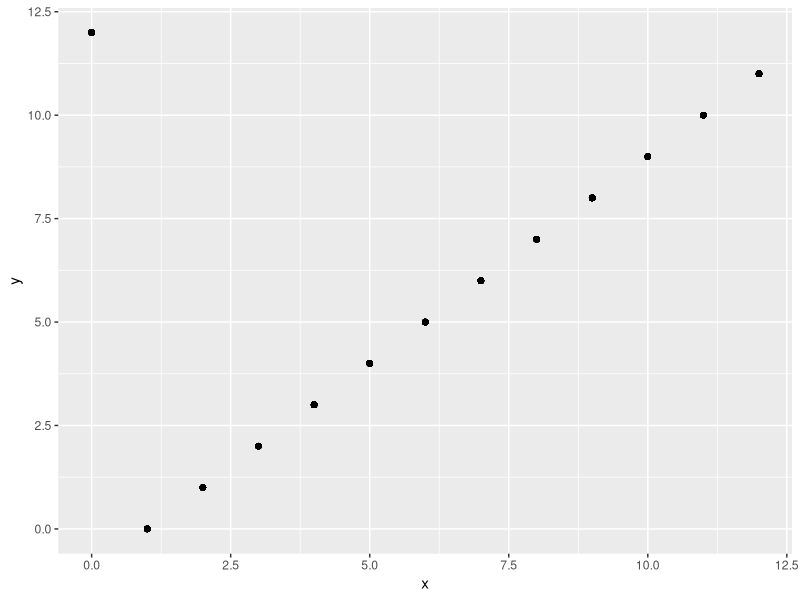
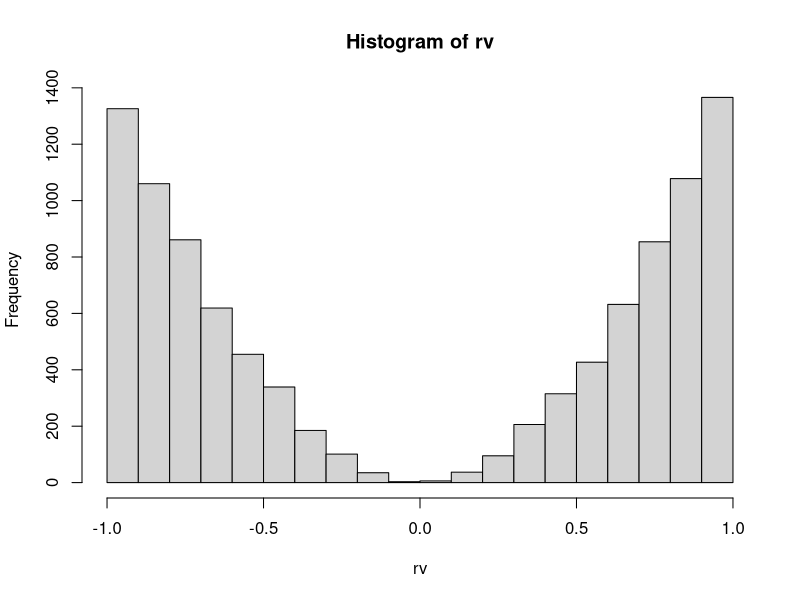
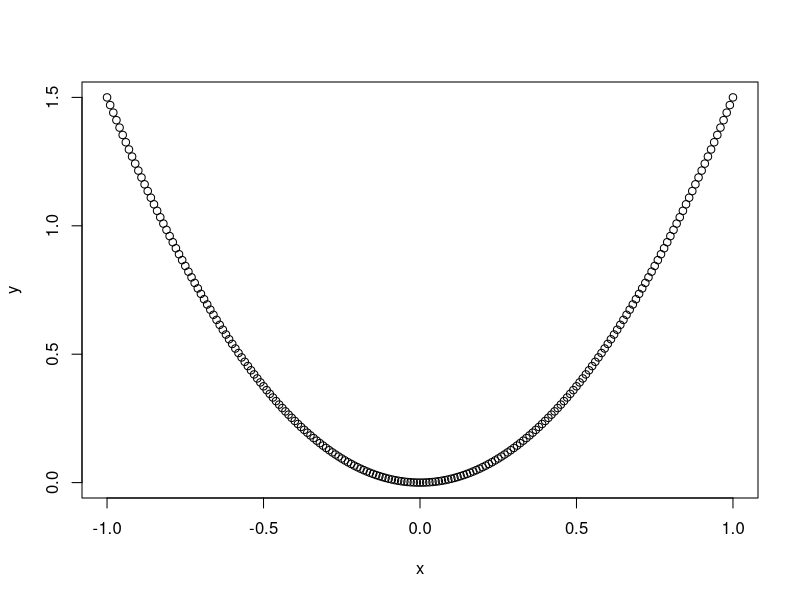
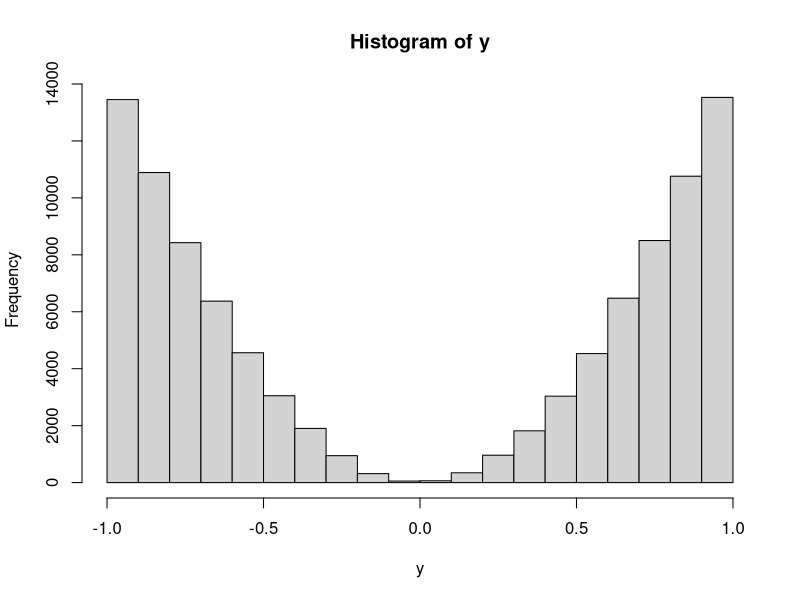
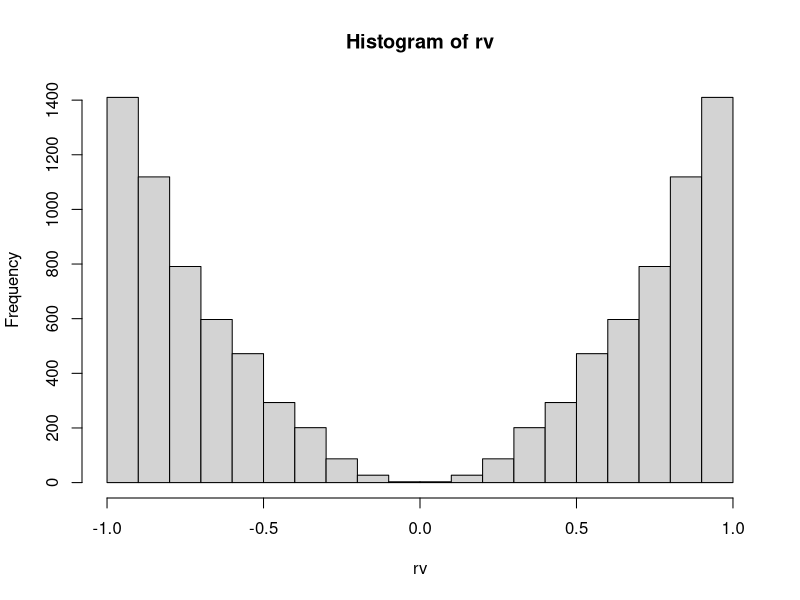
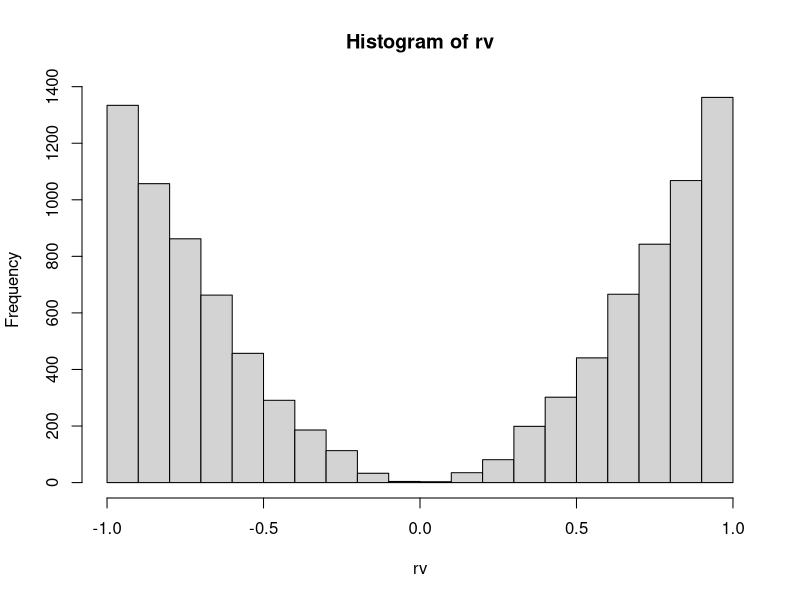
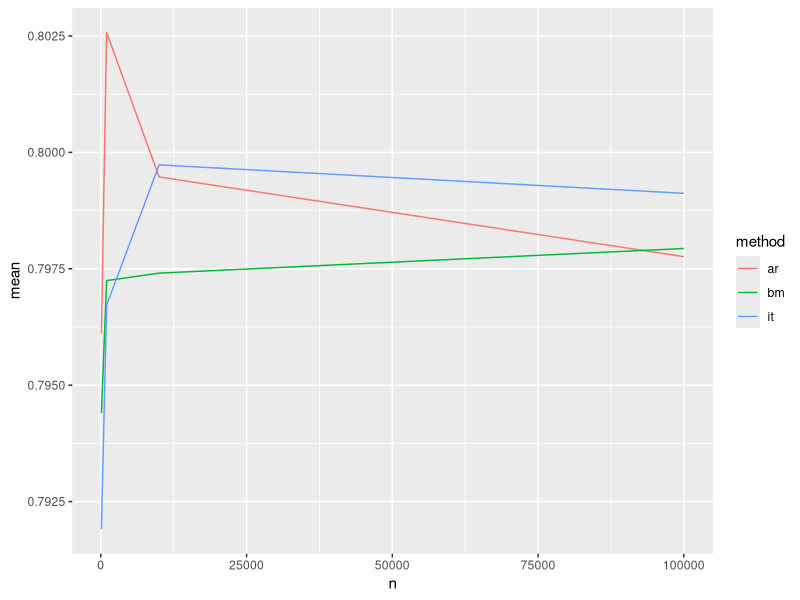
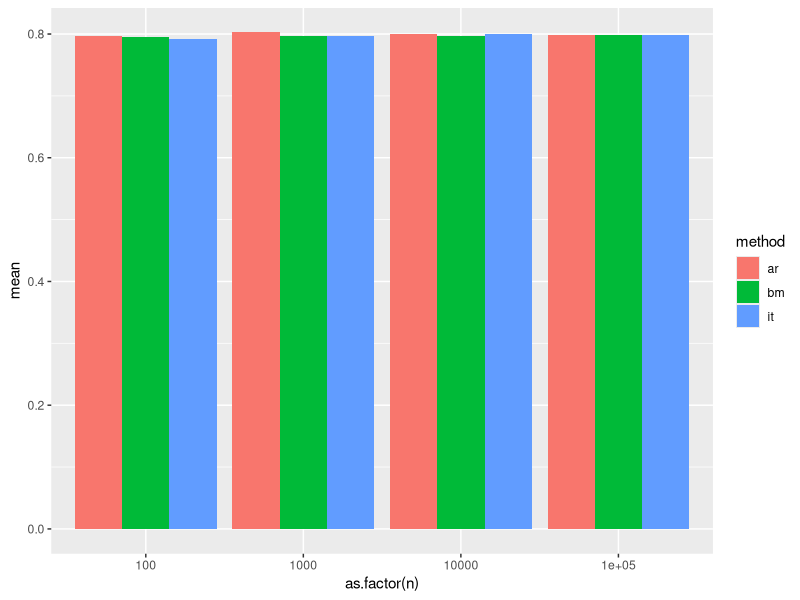

Write R code to recreate these figures, in order.
## ---- chunk 1

x <- 1

for(i in 1:7){
  x <- c(x,(11*tail(x,1)) %% 16)
}

x

## ---- chunk 2

x <- 0

for(i in 1:25){
  x <- c(x,(tail(x,1) + 12) %% 13)
}

x

x <- 3

for(i in 1:25){
  x <- c(x,(tail(x,1) + 12) %% 13)
}

x

## ---- chunk 3

x <- 0

for(i in 1:1000){
  x <- c(x,(tail(x,1) + 12) %% 13)
}

library(ggplot2)

data <- data.frame(x=head(x,-1), y=tail(x, -1))

ggplot(data,aes(x=x,y=y)) + geom_point()
  
## ---- chunk 4

x <- 1234567
r <- 1234567/(2^31 - 1)

for(i in 1:9999){
  x <- c(x, (16807*tail(x,1)) %% (2^31 - 1))
  r <- c(r, tail(x,1)/(2^31 - 1))
}

classes <- seq(0,1,by=1/20)

table <- data.frame(lower=head(classes,-1),upper=tail(classes,-1)) 

library(plyr)

loweruppercount <- function(data){
  c(intervalcount = with(data, length(r[r>=lower&r<upper])))
}

chitable <- ddply(table, .variables=c("lower","upper"), .fun=loweruppercount)

chitable$chistat <- ((chitable$intervalcount - length(r)/20)^2)/(length(r)/20)

chisquare <- sum(chitable$chistat)

chisquare

## ---- chunk 5

runs <- ifelse(head(r,-1)<tail(r,-1),1,-1)

## ---- chunk 6

S <- sum(head(runs,-1)!=tail(runs,-1))

S

## ---- chunk 7
Es <- (2*length(r)-1)/3

Es

Se <- sqrt((16*length(r)-29)/90)

ZS <- (S-Es)/Se

ZS

## ---- chunk 8

x <- runif(10000)

## ---- chunk 9

cuberoot <- function(x){
  return(sign(x)*(abs(x)^(1/3)))
}

## ---- chunk 10

rv <- cuberoot(2*x - 1)

hist(rv)

## ---- chunk 11

x <- seq(-1,1,by=0.01)
y <- (3*(x^2))/2

plot(x,y)

## ---- chunk 12
n <- 100000
k <- 0
j <- 0
y <- numeric(n)

while(k < n){
  u <- runif(1)
  j <- j+1
  x <- runif(1,min=-1,max=1)
  if(x^2 > u){
    k <- k+1
    y[k] <- x
  }
}

hist(y)

## ---- chunk 13

x <- runif(5000)

rv <- x^(1/3)

xneg <- runif(5000)

rvneg <- -(x^(1/3))

rv <- c(rv,rvneg)

hist(rv)

## ---- chunk 14

neg <- sample(c(1,-1),10000,replace=TRUE)
x <- runif(10000)

rv <- neg*(x^(1/3))

hist(rv)



## ---- chunk 15

normrandit <- function(){
  U <- runif(1)
  return(qnorm(U))
}

## ---- chunk 16

itstats <- function(N){
  x <- numeric()
  for(i in 1:N){
    x <- c(x,normrandit())
  }
  return(list(mean=mean(x), sd=sd(x)))
}

## ---- chunk 17

normrandbm <- function(){
  U <- runif(2)
  return(((-2*log(U[1]))^(1/2))*cos(2*pi*U[2]))
}

## ---- chunk 18

bmstats <- function(N){
  x <- numeric()
  for(i in 1:N){
    x <- c(x,normrandbm())
  }
  return(list(mean=mean(x), sd=sd(x)))
}

## ---- chunk 19

normrandar <- function(){
  repeat{
    U <- runif(2)
    X <- -log(U[1])
    Y <- -log(U[2])
    if(Y >= ((X-1)^2)/2){
      break
    }
  }
  return(X)
}

## ---- chunk 20

arstats <- function(N){
  x <- numeric()
  for(i in 1:N){
    x <- c(x,normrandar())
  }
  return(list(mean=mean(x), sd=sd(x)))
}

## ---- chunk 21

setwd("E:/Downloads/Courses/CUNY/SPS/Git/IS 604 Simulation and Modeling techniques/Homework 3")
results <- read.csv("results.csv")

results

## ---- chunk 22

library(dplyr)
library(ggplot2)

resultsagg <- results %>% group_by(n, method) %>% summarize(mean=mean(mean), 
                                                            sd=mean(sd), 
                                              system.time = mean(system.time))

ggplot(resultsagg,aes(x=n, y=mean, color=method)) + geom_line()

## ---- chunk 23

ggplot(resultsagg,aes(x=as.factor(n), y=mean, fill=method)) + geom_bar(stat="identity", position="dodge")

## ---- chunk 24

ggplot(resultsagg,aes(x=n, y=sd, color=method)) + geom_line()

ggplot(resultsagg,aes(x=as.factor(n), y=sd, fill=method)) + 
  geom_bar(stat="identity", position="dodge")

## ---- chunk 25

ggplot(resultsagg,aes(x=n, y=system.time, color=method)) + geom_line()

ggplot(resultsagg,aes(x=as.factor(n), y=system.time, fill=method)) + 
  geom_bar(stat="identity", position="dodge")

## ---- chunk 26

insidecircle <- function(x,y){
  ifelse(x^2 + y^2 < 1,return(1),return(0))
}

## ---- chunk 27

estimatepi <- function(N){
  x <- runif(N)
  y <- runif(N)
  data <- data.frame(x=x,y=y)
  data$inside <- apply(data,1,function(x) insidecircle(x[1],x[2]))
  mean <- sum(data$inside)/length(data$inside)
  piest <- 4*sum(data$inside)/length(data$inside)
  se <- sd(data$inside)
  pise <- 4*se
  moe <- (1.96*pise)/sqrt(length(data$inside))
  return(list(pi=piest,standard.error=pise,ci95=moe))
}

## ---- chunk 28

citable <- data.frame(n=c(),estimate=c(),se=c(),upper=c(),lower=c(),interval=c())

for(n in seq(1000,10000,by=500)){
  pi <- estimatepi(n)
  citable <- rbind(citable,c(n,pi$pi,pi$standard.error,
                             pi$pi+pi$ci95,pi$pi-pi$ci95,pi$ci95*2))
  
  
}

colnames(citable) <- c("number","estimate", "standard.error", "upper", "lower",
                       "interval")

moe4500 <- as.numeric(citable %>% filter(number==4500) %>% select(interval))/2

# for later


citable

## ---- chunk 29

pi <- c()
for(i in 1:500){
  pi <- c(pi,estimatepi(500)$pi)
}

hist(pi)

## ---- chunk 30

sdpi <- sd(pi)

sdpi

## ---- chunk 31

length(pi[pi>mean(pi)-moe4500 & pi<mean(pi)+moe4500])/length(pi)

